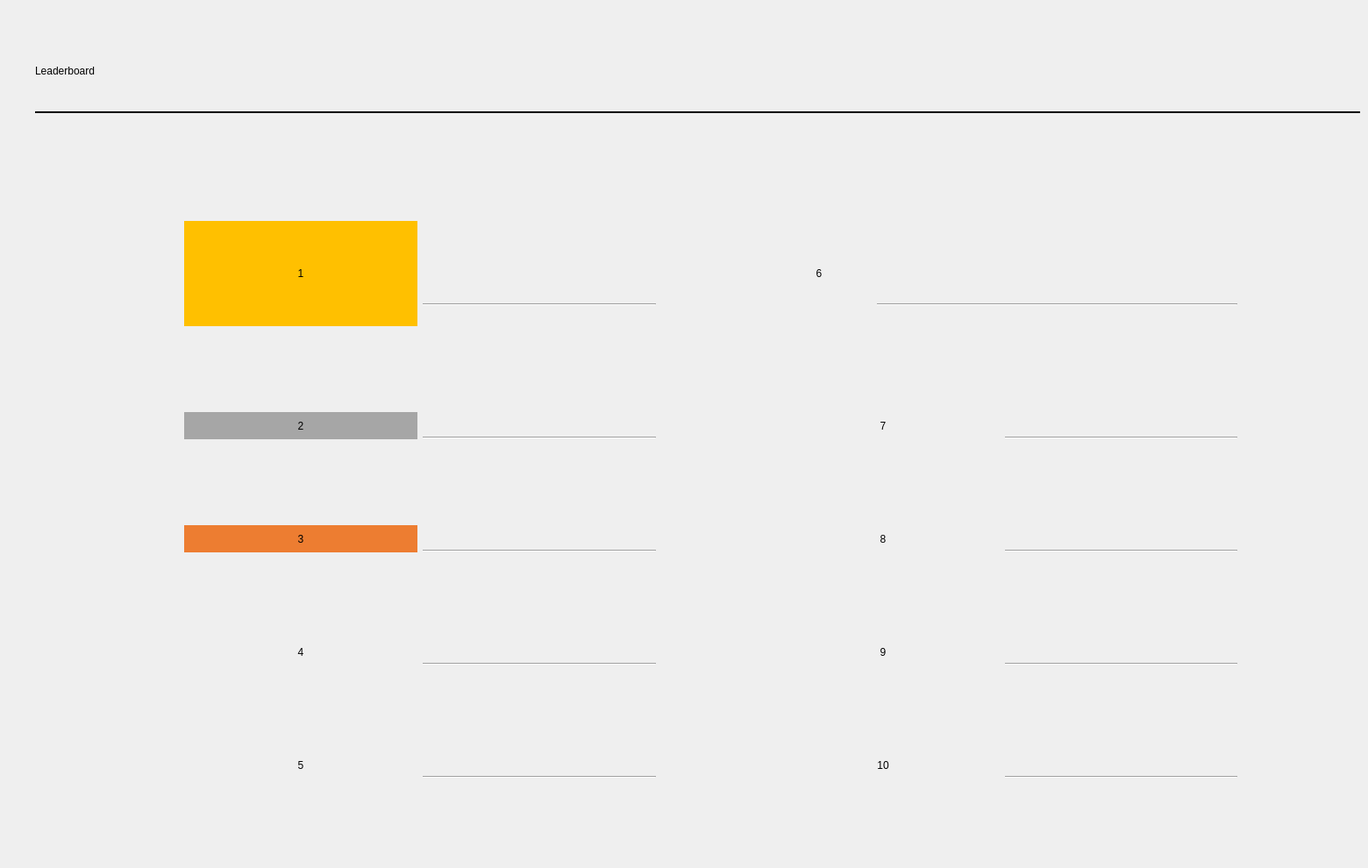
      <widget class="QWidget" name="pageBoard">
       <property name="styleSheet">
        <string notr="true">.board_num{
	background-color: rgb(40, 85, 162);
	color: rgb(255, 255, 255);
	min-width: 100px;
	max-width: 100px;
	min-height: 100px;
	max-height: 100px;
	border-radius: 50px;
	font: bold 26pt &quot;Open Sans&quot;;
	margin: 10px;
}

QLabel{
	font: 22pt &quot;Open Sans&quot;;
	color: black;
}

</string>
       </property>
       <property name="class" stdset="0">
        <string>pagebackground</string>
       </property>
       <widget class="QLabel" name="Titel_3">
        <property name="geometry">
         <rect>
          <x>40</x>
          <y>50</y>
          <width>711</width>
          <height>61</height>
         </rect>
        </property>
        <property name="styleSheet">
         <string notr="true">font: 48pt &quot;Open Sans&quot;;
color: black;</string>
        </property>
        <property name="text">
         <string>Leaderboard</string>
        </property>
       </widget>
       <widget class="Line" name="line_23">
        <property name="geometry">
         <rect>
          <x>40</x>
          <y>120</y>
          <width>1511</width>
          <height>16</height>
         </rect>
        </property>
        <property name="styleSheet">
         <string notr="true"/>
        </property>
        <property name="frameShadow">
         <enum>QFrame::Plain</enum>
        </property>
        <property name="lineWidth">
         <number>2</number>
        </property>
        <property name="orientation">
         <enum>Qt::Horizontal</enum>
        </property>
       </widget>
       <widget class="QWidget" name="layoutWidget">
        <property name="geometry">
         <rect>
          <x>210</x>
          <y>160</y>
          <width>1201</width>
          <height>821</height>
         </rect>
        </property>
        <layout class="QGridLayout" name="gridLayout_4">
         <item row="0" column="1">
          <spacer name="horizontalSpacer_1">
           <property name="orientation">
            <enum>Qt::Horizontal</enum>
           </property>
           <property name="sizeType">
            <enum>QSizePolicy::Maximum</enum>
           </property>
           <property name="sizeHint" stdset="0">
            <size>
             <width>120</width>
             <height>20</height>
            </size>
           </property>
          </spacer>
         </item>
         <item row="1" column="2">
          <layout class="QHBoxLayout" name="horizontalLayout7">
           <item>
            <widget class="QLabel" name="num7">
             <property name="styleSheet">
              <string notr="true"/>
             </property>
             <property name="text">
              <string>7</string>
             </property>
             <property name="alignment">
              <set>Qt::AlignCenter</set>
             </property>
             <property name="class" stdset="0">
              <string>board_num</string>
             </property>
            </widget>
           </item>
           <item>
            <layout class="QVBoxLayout" name="verticalLayout7">
             <property name="spacing">
              <number>0</number>
             </property>
             <item>
              <widget class="QLabel" name="name7">
               <property name="sizePolicy">
                <sizepolicy hsizetype="Preferred" vsizetype="Maximum">
                 <horstretch>0</horstretch>
                 <verstretch>0</verstretch>
                </sizepolicy>
               </property>
               <property name="styleSheet">
                <string notr="true"/>
               </property>
               <property name="text">
                <string/>
               </property>
               <property name="alignment">
                <set>Qt::AlignBottom|Qt::AlignLeading|Qt::AlignLeft</set>
               </property>
              </widget>
             </item>
             <item>
              <widget class="QLabel" name="pickups7">
               <property name="sizePolicy">
                <sizepolicy hsizetype="Preferred" vsizetype="Maximum">
                 <horstretch>0</horstretch>
                 <verstretch>0</verstretch>
                </sizepolicy>
               </property>
               <property name="styleSheet">
                <string notr="true"/>
               </property>
               <property name="text">
                <string/>
               </property>
               <property name="alignment">
                <set>Qt::AlignLeading|Qt::AlignLeft|Qt::AlignTop</set>
               </property>
              </widget>
             </item>
             <item>
              <widget class="Line" name="line7">
               <property name="orientation">
                <enum>Qt::Horizontal</enum>
               </property>
              </widget>
             </item>
            </layout>
           </item>
          </layout>
         </item>
         <item row="3" column="2">
          <layout class="QHBoxLayout" name="horizontalLayout9">
           <item>
            <widget class="QLabel" name="num9">
             <property name="styleSheet">
              <string notr="true"/>
             </property>
             <property name="text">
              <string>9</string>
             </property>
             <property name="alignment">
              <set>Qt::AlignCenter</set>
             </property>
             <property name="class" stdset="0">
              <string>board_num</string>
             </property>
            </widget>
           </item>
           <item>
            <layout class="QVBoxLayout" name="verticalLayout_21">
             <property name="spacing">
              <number>0</number>
             </property>
             <item>
              <widget class="QLabel" name="name9">
               <property name="sizePolicy">
                <sizepolicy hsizetype="Preferred" vsizetype="Maximum">
                 <horstretch>0</horstretch>
                 <verstretch>0</verstretch>
                </sizepolicy>
               </property>
               <property name="styleSheet">
                <string notr="true"/>
               </property>
               <property name="text">
                <string/>
               </property>
               <property name="alignment">
                <set>Qt::AlignBottom|Qt::AlignLeading|Qt::AlignLeft</set>
               </property>
              </widget>
             </item>
             <item>
              <widget class="QLabel" name="pickups9">
               <property name="sizePolicy">
                <sizepolicy hsizetype="Preferred" vsizetype="Maximum">
                 <horstretch>0</horstretch>
                 <verstretch>0</verstretch>
                </sizepolicy>
               </property>
               <property name="styleSheet">
                <string notr="true"/>
               </property>
               <property name="text">
                <string/>
               </property>
               <property name="alignment">
                <set>Qt::AlignLeading|Qt::AlignLeft|Qt::AlignTop</set>
               </property>
              </widget>
             </item>
             <item>
              <widget class="Line" name="line9">
               <property name="orientation">
                <enum>Qt::Horizontal</enum>
               </property>
              </widget>
             </item>
            </layout>
           </item>
          </layout>
         </item>
         <item row="2" column="2">
          <layout class="QHBoxLayout" name="horizontalLayout8">
           <item>
            <widget class="QLabel" name="num8">
             <property name="styleSheet">
              <string notr="true"/>
             </property>
             <property name="text">
              <string>8</string>
             </property>
             <property name="alignment">
              <set>Qt::AlignCenter</set>
             </property>
             <property name="class" stdset="0">
              <string>board_num</string>
             </property>
            </widget>
           </item>
           <item>
            <layout class="QVBoxLayout" name="verticalLayout8">
             <property name="spacing">
              <number>0</number>
             </property>
             <item>
              <widget class="QLabel" name="name8">
               <property name="sizePolicy">
                <sizepolicy hsizetype="Preferred" vsizetype="Maximum">
                 <horstretch>0</horstretch>
                 <verstretch>0</verstretch>
                </sizepolicy>
               </property>
               <property name="styleSheet">
                <string notr="true"/>
               </property>
               <property name="text">
                <string/>
               </property>
               <property name="alignment">
                <set>Qt::AlignBottom|Qt::AlignLeading|Qt::AlignLeft</set>
               </property>
              </widget>
             </item>
             <item>
              <widget class="QLabel" name="pickups8">
               <property name="sizePolicy">
                <sizepolicy hsizetype="Preferred" vsizetype="Maximum">
                 <horstretch>0</horstretch>
                 <verstretch>0</verstretch>
                </sizepolicy>
               </property>
               <property name="styleSheet">
                <string notr="true"/>
               </property>
               <property name="text">
                <string/>
               </property>
               <property name="alignment">
                <set>Qt::AlignLeading|Qt::AlignLeft|Qt::AlignTop</set>
               </property>
              </widget>
             </item>
             <item>
              <widget class="Line" name="line8">
               <property name="orientation">
                <enum>Qt::Horizontal</enum>
               </property>
              </widget>
             </item>
            </layout>
           </item>
          </layout>
         </item>
         <item row="1" column="0">
          <layout class="QHBoxLayout" name="horizontalLayout2">
           <item>
            <widget class="QLabel" name="num2">
             <property name="styleSheet">
              <string notr="true">background-color: rgb(166, 166, 166);</string>
             </property>
             <property name="text">
              <string>2</string>
             </property>
             <property name="alignment">
              <set>Qt::AlignCenter</set>
             </property>
             <property name="class" stdset="0">
              <string>board_num</string>
             </property>
            </widget>
           </item>
           <item>
            <layout class="QVBoxLayout" name="verticalLayout2">
             <property name="spacing">
              <number>0</number>
             </property>
             <item>
              <widget class="QLabel" name="name2">
               <property name="sizePolicy">
                <sizepolicy hsizetype="Preferred" vsizetype="Maximum">
                 <horstretch>0</horstretch>
                 <verstretch>0</verstretch>
                </sizepolicy>
               </property>
               <property name="styleSheet">
                <string notr="true"/>
               </property>
               <property name="text">
                <string/>
               </property>
               <property name="alignment">
                <set>Qt::AlignBottom|Qt::AlignLeading|Qt::AlignLeft</set>
               </property>
              </widget>
             </item>
             <item>
              <widget class="QLabel" name="pickups2">
               <property name="sizePolicy">
                <sizepolicy hsizetype="Preferred" vsizetype="Maximum">
                 <horstretch>0</horstretch>
                 <verstretch>0</verstretch>
                </sizepolicy>
               </property>
               <property name="styleSheet">
                <string notr="true"/>
               </property>
               <property name="text">
                <string/>
               </property>
               <property name="alignment">
                <set>Qt::AlignLeading|Qt::AlignLeft|Qt::AlignTop</set>
               </property>
              </widget>
             </item>
             <item>
              <widget class="Line" name="line2">
               <property name="orientation">
                <enum>Qt::Horizontal</enum>
               </property>
              </widget>
             </item>
            </layout>
           </item>
          </layout>
         </item>
         <item row="4" column="0">
          <layout class="QHBoxLayout" name="horizontalLayout5">
           <item>
            <widget class="QLabel" name="num5">
             <property name="styleSheet">
              <string notr="true"/>
             </property>
             <property name="text">
              <string>5</string>
             </property>
             <property name="alignment">
              <set>Qt::AlignCenter</set>
             </property>
             <property name="class" stdset="0">
              <string>board_num</string>
             </property>
            </widget>
           </item>
           <item>
            <layout class="QVBoxLayout" name="verticalLayout5">
             <property name="spacing">
              <number>0</number>
             </property>
             <item>
              <widget class="QLabel" name="name5">
               <property name="sizePolicy">
                <sizepolicy hsizetype="Preferred" vsizetype="Maximum">
                 <horstretch>0</horstretch>
                 <verstretch>0</verstretch>
                </sizepolicy>
               </property>
               <property name="styleSheet">
                <string notr="true"/>
               </property>
               <property name="text">
                <string/>
               </property>
               <property name="alignment">
                <set>Qt::AlignBottom|Qt::AlignLeading|Qt::AlignLeft</set>
               </property>
              </widget>
             </item>
             <item>
              <widget class="QLabel" name="pickups5">
               <property name="sizePolicy">
                <sizepolicy hsizetype="Preferred" vsizetype="Maximum">
                 <horstretch>0</horstretch>
                 <verstretch>0</verstretch>
                </sizepolicy>
               </property>
               <property name="styleSheet">
                <string notr="true"/>
               </property>
               <property name="text">
                <string/>
               </property>
               <property name="alignment">
                <set>Qt::AlignLeading|Qt::AlignLeft|Qt::AlignTop</set>
               </property>
              </widget>
             </item>
             <item>
              <widget class="Line" name="line5">
               <property name="orientation">
                <enum>Qt::Horizontal</enum>
               </property>
              </widget>
             </item>
            </layout>
           </item>
          </layout>
         </item>
         <item row="4" column="2">
          <layout class="QHBoxLayout" name="horizontalLayout10">
           <item>
            <widget class="QLabel" name="num10">
             <property name="styleSheet">
              <string notr="true"/>
             </property>
             <property name="text">
              <string>10</string>
             </property>
             <property name="alignment">
              <set>Qt::AlignCenter</set>
             </property>
             <property name="class" stdset="0">
              <string>board_num</string>
             </property>
            </widget>
           </item>
           <item>
            <layout class="QVBoxLayout" name="verticalLayout10">
             <property name="spacing">
              <number>0</number>
             </property>
             <item>
              <widget class="QLabel" name="name10">
               <property name="sizePolicy">
                <sizepolicy hsizetype="Preferred" vsizetype="Maximum">
                 <horstretch>0</horstretch>
                 <verstretch>0</verstretch>
                </sizepolicy>
               </property>
               <property name="styleSheet">
                <string notr="true"/>
               </property>
               <property name="text">
                <string/>
               </property>
               <property name="alignment">
                <set>Qt::AlignBottom|Qt::AlignLeading|Qt::AlignLeft</set>
               </property>
              </widget>
             </item>
             <item>
              <widget class="QLabel" name="pickups10">
               <property name="sizePolicy">
                <sizepolicy hsizetype="Preferred" vsizetype="Maximum">
                 <horstretch>0</horstretch>
                 <verstretch>0</verstretch>
                </sizepolicy>
               </property>
               <property name="styleSheet">
                <string notr="true"/>
               </property>
               <property name="text">
                <string/>
               </property>
               <property name="alignment">
                <set>Qt::AlignLeading|Qt::AlignLeft|Qt::AlignTop</set>
               </property>
              </widget>
             </item>
             <item>
              <widget class="Line" name="line10">
               <property name="orientation">
                <enum>Qt::Horizontal</enum>
               </property>
              </widget>
             </item>
            </layout>
           </item>
          </layout>
         </item>
         <item row="0" column="2">
          <layout class="QHBoxLayout" name="horizontalLayout6">
           <item>
            <widget class="QLabel" name="num6">
             <property name="minimumSize">
              <size>
               <width>120</width>
               <height>120</height>
              </size>
             </property>
             <property name="maximumSize">
              <size>
               <width>120</width>
               <height>120</height>
              </size>
             </property>
             <property name="styleSheet">
              <string notr="true"/>
             </property>
             <property name="text">
              <string>6</string>
             </property>
             <property name="alignment">
              <set>Qt::AlignCenter</set>
             </property>
             <property name="class" stdset="0">
              <string>board_num</string>
             </property>
            </widget>
           </item>
           <item>
            <layout class="QVBoxLayout" name="verticalLayout6">
             <property name="spacing">
              <number>0</number>
             </property>
             <item>
              <widget class="QLabel" name="name6">
               <property name="sizePolicy">
                <sizepolicy hsizetype="Preferred" vsizetype="Maximum">
                 <horstretch>0</horstretch>
                 <verstretch>0</verstretch>
                </sizepolicy>
               </property>
               <property name="styleSheet">
                <string notr="true"/>
               </property>
               <property name="text">
                <string/>
               </property>
               <property name="alignment">
                <set>Qt::AlignBottom|Qt::AlignLeading|Qt::AlignLeft</set>
               </property>
              </widget>
             </item>
             <item>
              <widget class="QLabel" name="pickups6">
               <property name="sizePolicy">
                <sizepolicy hsizetype="Preferred" vsizetype="Maximum">
                 <horstretch>0</horstretch>
                 <verstretch>0</verstretch>
                </sizepolicy>
               </property>
               <property name="styleSheet">
                <string notr="true"/>
               </property>
               <property name="text">
                <string/>
               </property>
               <property name="alignment">
                <set>Qt::AlignLeading|Qt::AlignLeft|Qt::AlignTop</set>
               </property>
              </widget>
             </item>
             <item>
              <widget class="Line" name="line6">
               <property name="orientation">
                <enum>Qt::Horizontal</enum>
               </property>
              </widget>
             </item>
            </layout>
           </item>
          </layout>
         </item>
         <item row="0" column="0">
          <layout class="QHBoxLayout" name="horizontalLayout1">
           <item>
            <widget class="QLabel" name="num1">
             <property name="styleSheet">
              <string notr="true">background-color: rgb(255, 192, 0);</string>
             </property>
             <property name="text">
              <string>1</string>
             </property>
             <property name="alignment">
              <set>Qt::AlignCenter</set>
             </property>
             <property name="class" stdset="0">
              <string>board_num</string>
             </property>
            </widget>
           </item>
           <item>
            <layout class="QVBoxLayout" name="verticalLayout1">
             <property name="spacing">
              <number>0</number>
             </property>
             <item>
              <widget class="QLabel" name="name1">
               <property name="sizePolicy">
                <sizepolicy hsizetype="Preferred" vsizetype="Maximum">
                 <horstretch>0</horstretch>
                 <verstretch>0</verstretch>
                </sizepolicy>
               </property>
               <property name="styleSheet">
                <string notr="true"/>
               </property>
               <property name="text">
                <string/>
               </property>
               <property name="alignment">
                <set>Qt::AlignBottom|Qt::AlignLeading|Qt::AlignLeft</set>
               </property>
              </widget>
             </item>
             <item>
              <widget class="QLabel" name="pickups1">
               <property name="sizePolicy">
                <sizepolicy hsizetype="Preferred" vsizetype="Maximum">
                 <horstretch>0</horstretch>
                 <verstretch>0</verstretch>
                </sizepolicy>
               </property>
               <property name="styleSheet">
                <string notr="true"/>
               </property>
               <property name="text">
                <string/>
               </property>
               <property name="alignment">
                <set>Qt::AlignLeading|Qt::AlignLeft|Qt::AlignTop</set>
               </property>
              </widget>
             </item>
             <item>
              <widget class="Line" name="line1">
               <property name="orientation">
                <enum>Qt::Horizontal</enum>
               </property>
              </widget>
             </item>
            </layout>
           </item>
          </layout>
         </item>
         <item row="2" column="0">
          <layout class="QHBoxLayout" name="horizontalLayout3">
           <item>
            <widget class="QLabel" name="num3">
             <property name="styleSheet">
              <string notr="true">background-color: rgb(237, 125, 49);</string>
             </property>
             <property name="text">
              <string>3</string>
             </property>
             <property name="alignment">
              <set>Qt::AlignCenter</set>
             </property>
             <property name="class" stdset="0">
              <string>board_num</string>
             </property>
            </widget>
           </item>
           <item>
            <layout class="QVBoxLayout" name="verticalLayout3">
             <property name="spacing">
              <number>0</number>
             </property>
             <item>
              <widget class="QLabel" name="name3">
               <property name="sizePolicy">
                <sizepolicy hsizetype="Preferred" vsizetype="Maximum">
                 <horstretch>0</horstretch>
                 <verstretch>0</verstretch>
                </sizepolicy>
               </property>
               <property name="styleSheet">
                <string notr="true"/>
               </property>
               <property name="text">
                <string/>
               </property>
               <property name="alignment">
                <set>Qt::AlignBottom|Qt::AlignLeading|Qt::AlignLeft</set>
               </property>
              </widget>
             </item>
             <item>
              <widget class="QLabel" name="pickups3">
               <property name="sizePolicy">
                <sizepolicy hsizetype="Preferred" vsizetype="Maximum">
                 <horstretch>0</horstretch>
                 <verstretch>0</verstretch>
                </sizepolicy>
               </property>
               <property name="styleSheet">
                <string notr="true"/>
               </property>
               <property name="text">
                <string/>
               </property>
               <property name="alignment">
                <set>Qt::AlignLeading|Qt::AlignLeft|Qt::AlignTop</set>
               </property>
              </widget>
             </item>
             <item>
              <widget class="Line" name="line3">
               <property name="orientation">
                <enum>Qt::Horizontal</enum>
               </property>
              </widget>
             </item>
            </layout>
           </item>
          </layout>
         </item>
         <item row="3" column="0">
          <layout class="QHBoxLayout" name="horizontalLayout4">
           <item>
            <widget class="QLabel" name="num4">
             <property name="styleSheet">
              <string notr="true"/>
             </property>
             <property name="text">
              <string>4</string>
             </property>
             <property name="alignment">
              <set>Qt::AlignCenter</set>
             </property>
             <property name="class" stdset="0">
              <string>board_num</string>
             </property>
            </widget>
           </item>
           <item>
            <layout class="QVBoxLayout" name="verticalLayout4">
             <property name="spacing">
              <number>0</number>
             </property>
             <item>
              <widget class="QLabel" name="name4">
               <property name="sizePolicy">
                <sizepolicy hsizetype="Preferred" vsizetype="Maximum">
                 <horstretch>0</horstretch>
                 <verstretch>0</verstretch>
                </sizepolicy>
               </property>
               <property name="styleSheet">
                <string notr="true"/>
               </property>
               <property name="text">
                <string/>
               </property>
               <property name="alignment">
                <set>Qt::AlignBottom|Qt::AlignLeading|Qt::AlignLeft</set>
               </property>
              </widget>
             </item>
             <item>
              <widget class="QLabel" name="pickups4">
               <property name="sizePolicy">
                <sizepolicy hsizetype="Preferred" vsizetype="Maximum">
                 <horstretch>0</horstretch>
                 <verstretch>0</verstretch>
                </sizepolicy>
               </property>
               <property name="styleSheet">
                <string notr="true"/>
               </property>
               <property name="text">
                <string/>
               </property>
               <property name="alignment">
                <set>Qt::AlignLeading|Qt::AlignLeft|Qt::AlignTop</set>
               </property>
              </widget>
             </item>
             <item>
              <widget class="Line" name="line4">
               <property name="orientation">
                <enum>Qt::Horizontal</enum>
               </property>
              </widget>
             </item>
            </layout>
           </item>
          </layout>
         </item>
        </layout>
       </widget>
      </widget>
